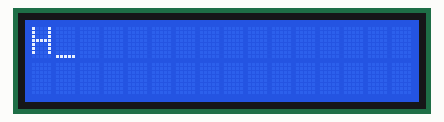
A sketch run on a simulated Arduino Uno, built with avr-gcc and run on an emulated ATmega328P. On the bench: 16×2 character LCD.

Above: at 0.1 s.
At 1.1 s:
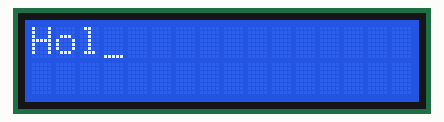
At 2.6 s:
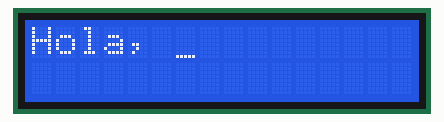
At 4.1 s:
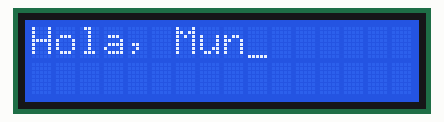
At 5.6 s:
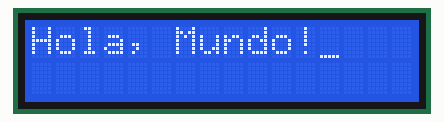
At 7.6 s:
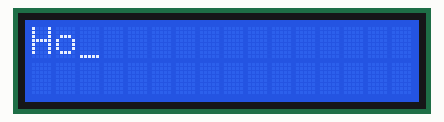

The sketch:

holamundolcd.ino
```cpp
 char Str[12] = {'H', 'o', 'l', 'a', ',', ' ', 'M','u','n','d','o','!'};
  int posicion = 0;

  #include <LiquidCrystal.h>            // incluimos la libreria LCD
  LiquidCrystal lcd(12, 11, 5, 4, 3, 2);// inicializamos los pines


void setup() {

  lcd.begin(16, 2);
}

//------------------------------------
//Funcion ciclicla
//------------------------------------

void loop() {

  while (posicion < 12)  {              //Configuramos la estructura con la
                                        //cantidad de posiciones de la cadena
    lcd.cursor();                       //Activamos el apuntador
    lcd.setCursor(posicion, 0);         //Rotamos las columnas
    lcd.print(Str[posicion]);           //imprimimos la posicion de la cadena
    delay (500);                        //Retardo entre posiciones
    posicion++;                         //Rotamos la posion de la cedena
  }

  posicion = 0;                         //Colocamos la posicion de la cadena
  delay(1000);                          //Retardo de impresion del mensaje
  lcd.clear();
}

//Fin programa
```

Measured:
- by itself, everything shown: repeats every 7.0 s, in 13 steps
- what the display in image 1 shows lasts 0.5 s, from 1.1 s to 1.6 s
- what the display in image 4 shows lasts 1.5 s, from 5.6 s to 7.1 s
